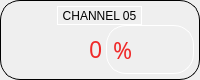
             <widget class="QFrame" name="horizontalFrame_7">
              <property name="minimumSize">
               <size>
                <width>0</width>
                <height>80</height>
               </size>
              </property>
              <property name="maximumSize">
               <size>
                <width>230</width>
                <height>80</height>
               </size>
              </property>
              <property name="styleSheet">
               <string notr="true">border: 1px solid #000000;
border-radius: 20px;</string>
              </property>
              <layout class="QVBoxLayout" name="verticalLayout_7">
               <property name="spacing">
                <number>0</number>
               </property>
               <property name="leftMargin">
                <number>5</number>
               </property>
               <property name="topMargin">
                <number>5</number>
               </property>
               <property name="rightMargin">
                <number>5</number>
               </property>
               <property name="bottomMargin">
                <number>5</number>
               </property>
               <item>
                <layout class="QHBoxLayout" name="horizontalLayout_12">
                 <property name="spacing">
                  <number>5</number>
                 </property>
                 <item>
                  <widget class="QToolButton" name="toolButton_5">
                   <property name="focusPolicy">
                    <enum>Qt::NoFocus</enum>
                   </property>
                   <property name="styleSheet">
                    <string notr="true">border-color: rgb(255, 255, 255);</string>
                   </property>
                   <property name="text">
                    <string>CHANNEL 05</string>
                   </property>
                   <property name="icon">
                    <iconset resource="icons.qrc">
                     <normaloff>:/icons/V.jpg</normaloff>:/icons/V.jpg</iconset>
                   </property>
                   <property name="iconSize">
                    <size>
                     <width>50</width>
                     <height>50</height>
                    </size>
                   </property>
                   <property name="toolButtonStyle">
                    <enum>Qt::ToolButtonTextBesideIcon</enum>
                   </property>
                  </widget>
                 </item>
                </layout>
               </item>
               <item>
                <layout class="QHBoxLayout" name="horizontalLayout_26">
                 <property name="spacing">
                  <number>0</number>
                 </property>
                 <item>
                  <widget class="QLineEdit" name="ch5">
                   <property name="sizePolicy">
                    <sizepolicy hsizetype="Fixed" vsizetype="Fixed">
                     <horstretch>0</horstretch>
                     <verstretch>0</verstretch>
                    </sizepolicy>
                   </property>
                   <property name="maximumSize">
                    <size>
                     <width>100</width>
                     <height>16777215</height>
                    </size>
                   </property>
                   <property name="font">
                    <font>
                     <family>Gilroy</family>
                     <pointsize>17</pointsize>
                    </font>
                   </property>
                   <property name="focusPolicy">
                    <enum>Qt::ClickFocus</enum>
                   </property>
                   <property name="styleSheet">
                    <string notr="true">background-color: rgba(255, 255, 255,0);
color: rgb(239, 41, 41);
border: none</string>
                   </property>
                   <property name="text">
                    <string>0</string>
                   </property>
                   <property name="alignment">
                    <set>Qt::AlignRight|Qt::AlignTrailing|Qt::AlignVCenter</set>
                   </property>
                  </widget>
                 </item>
                 <item>
                  <widget class="QLabel" name="s5">
                   <property name="font">
                    <font>
                     <family>Gilroy</family>
                     <pointsize>17</pointsize>
                    </font>
                   </property>
                   <property name="styleSheet">
                    <string notr="true">border-color: rgb(255, 255, 255);
color: rgb(239, 41, 41);</string>
                   </property>
                   <property name="text">
                    <string>%</string>
                   </property>
                  </widget>
                 </item>
                </layout>
               </item>
              </layout>
             </widget>
